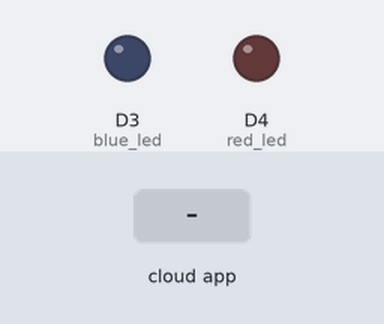
A sketch run on a simulated ESP8266 (NodeMCU). Shown: output pins drawn as LEDs (lit = HIGH). The inputs (shaded band) are chosen by the test bench. WiFi joins after 1.5 s; servers stay silent unless stated; the Firebase database answers and starts empty; what the sketch prints to the serial monitor is not drawn.

Above: at 4.0 s.
4.1 s: the phone or cloud app sets RED_LED_STATUS to ON
At 7.6 s:
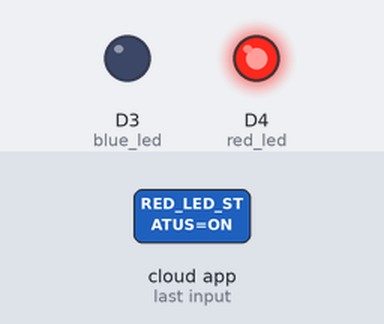
8.7 s: the phone or cloud app sets BLUE_LED_STATUS to ON
At 9.8 s:
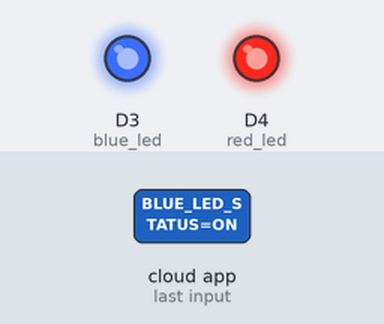
11.3 s: the phone or cloud app sets RED_LED_STATUS to OFF
At 12.0 s:
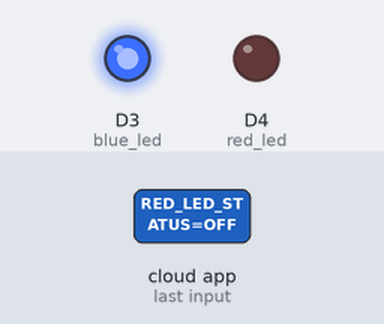
13.9 s: the phone or cloud app sets BLUE_LED_STATUS to OFF
At 18.8 s:
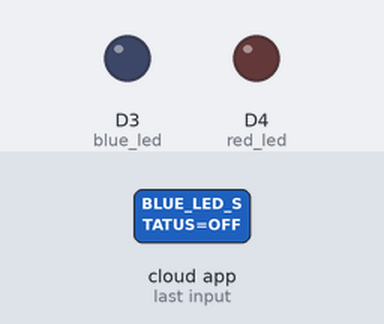
Timing chart, 0 to 20.3 s (numbered marks = the images above; inputs shaded):
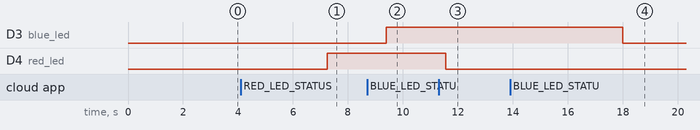

The sketch:

FireBaseEX.ino
```cpp
#include <ESP8266WiFi.h>
#include <FirebaseArduino.h>
#define FIREBASE_HOST "fir-led-control-e539a.firebaseio.com"
#define FIREBASE_AUTH "c7g3UCAfl93cvd4LToe9rSSUiZrQ4SZpgGDrEIws"
#define WIFI_SSID "space"
#define WIFI_PASSWORD "icckddk1242"

String red_fireStatus = "";
String blue_fireStatus = "";

int red_led = D4;
int blue_led = D3;

void setup()
{
  Serial.begin(9600);
  delay(1000);
  pinMode(red_led, OUTPUT);
  pinMode(blue_led, OUTPUT);

  WiFi.begin(WIFI_SSID, WIFI_PASSWORD);
  Serial.print("Connecting to ");
  Serial.print(WIFI_SSID);
  while (WiFi.status() != WL_CONNECTED)
  {
    Serial.print(".");
    delay(500);
  }
  Serial.println();
  Serial.print("Connected to ");
  Serial.println(WIFI_SSID);
  Firebase.begin(FIREBASE_HOST, FIREBASE_AUTH);
  Firebase.setString("RED_LED_STATUS", "OFF");
  Firebase.setString("BLUE_LED_STATUS", "OFF");
}

void loop()
{
  red_fireStatus = Firebase.getString("RED_LED_STATUS");
  if (red_fireStatus == "ON")   {
    Serial.println("RED LED Turned ON");
    digitalWrite(red_led, HIGH);
  }
  else if (red_fireStatus == "OFF") {
    Serial.println("RED LED Turned OFF");
    digitalWrite(red_led, LOW);
  } else {
    Serial.println("Command Error! Please send ON/OFF");
  }

  delay(2000);

  blue_fireStatus = Firebase.getString("BLUE_LED_STATUS");
  if (blue_fireStatus == "ON")   {
    Serial.println("BLUE LED Turned ON");
    digitalWrite(blue_led, HIGH);
  }
  else if (blue_fireStatus == "OFF") {
    Serial.println("BlUE LED Turned OFF");
    digitalWrite(blue_led, LOW);
  } else {
    Serial.println("Command Error! Please send ON/OFF");
  }

  delay(2000);
}
```

Measured:
- after the input at 4.1 s, D4 (red_led): LOW → HIGH after 3.2 s
- after the input at 8.7 s, D3 (blue_led): LOW → HIGH after 0.70 s
- after the input at 11.3 s, D4 (red_led): HIGH → LOW after 0.25 s
- after the input at 13.9 s, D3 (blue_led): HIGH → LOW after 4.1 s
